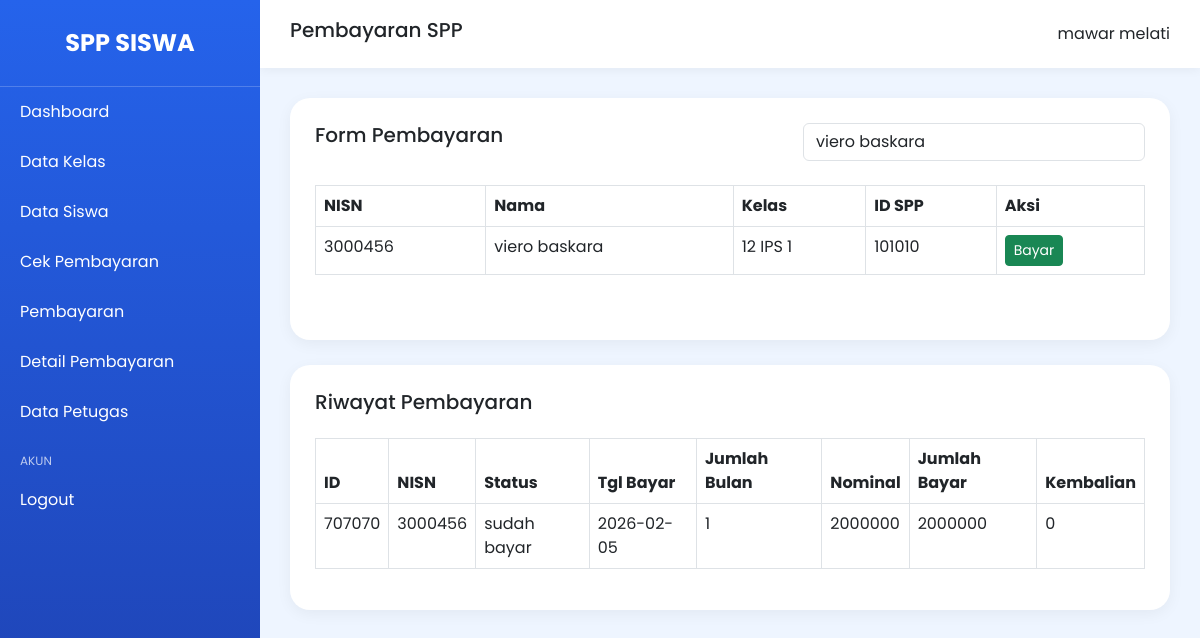
Page /modul/pembayaran/index.php?cari=viero baskara (signed in) on the committed database.
### tables this page shows
CREATE TABLE `tb_siswa` (
  `nisn` varchar(10) NOT NULL,
  `nis` varchar(10) DEFAULT NULL,
  `nama` varchar(50) DEFAULT NULL,
  `id_kelas` varchar(11) DEFAULT NULL,
  `nama_kelas` varchar(10) DEFAULT NULL,
  `alamat` text DEFAULT NULL,
  `no_telp` varchar(13) DEFAULT NULL,
  `id_spp` varchar(40) DEFAULT NULL
);

CREATE TABLE `tb_pembayaran` (
  `id_pembayaran` varchar(11) NOT NULL,
  `status` enum('belum bayar','sudah bayar','','') NOT NULL,
  `nisn` varchar(10) NOT NULL,
  `tgl_bayar` date NOT NULL,
  `tgl_terakhir_bayar` date NOT NULL,
  `batas_pembayaran` date NOT NULL,
  `jumlah_bulan` varchar(10) NOT NULL,
  `id_spp` varchar(40) NOT NULL,
  `nominal_bayar` varchar(100) NOT NULL,
  `jumlah_bayar` varchar(40) NOT NULL,
  `kembalian` varchar(100) NOT NULL
);

### modul/pembayaran/index.php (the view, shortened to what this page needs)
<?php
include '../../config/koneksi.php';
$cari = '';
if (isset($_GET['cari'])) {
    $cari = $_GET['cari'];
}
$data = mysqli_query($conn, "
    SELECT * FROM tb_siswa
    WHERE
    nama LIKE '%$cari%'
    OR nisn LIKE '%$cari%'
");
$pembayaran = mysqli_query($conn, "
    SELECT * FROM tb_pembayaran
");
?>
<!DOCTYPE html>
<html>
<head>
    <link href="https://cdn.jsdelivr.net/npm/bootstrap@5.3.0/dist/css/bootstrap.min.css" rel="stylesheet">
</head>
<body>
<div class="wrapper">
    <div class="sidebar">
        <div class="brand">
            SPP SISWA
        </div>
        <a href="../../index.php">Dashboard</a>
        <a href="../data kelas/index.php">Data Kelas</a>
        <a href="../data siswa/index.php">Data Siswa</a>
        <a href="../cek pembayaran/index.php">Cek Pembayaran</a>
        <a href="../pembayaran/index.php">Pembayaran</a>
        <a href="../detail pembayaran/index.php">Detail Pembayaran</a>
        <a href="../data petugas/index.php">Data Petugas</a>
        <div class="menu-title">AKUN</div>
        <a href="../../logout.php">Logout</a>
    </div>
    <div class="content">
        <div class="navbar-custom">
            <h5>Pembayaran SPP</h5>
            <div>
                <?= $_SESSION['nama_petugas']; ?>
            </div>
        </div>
        <div class="main-content">
            <div class="card-box">
                <div class="d-flex justify-content-between mb-4">
                    <h5>Form Pembayaran</h5>
                    <form method="GET">
                        <input
                            type="text"
                            name="cari"
                            class="form-control"
                            placeholder="Cari siswa / NISN"
                            value="<?= $cari; ?>"
                        >
                    </form>
                </div>
                <div class="table-responsive mb-4">
                    <table class="table table-bordered table-hover">
                        <thead>
                            <tr>
                                <th>NISN</th>
                                <th>Nama</th>
                                <th>Kelas</th>
                                <th>ID SPP</th>
                                <th>Aksi</th>
                            </tr>
                        </thead>
                        <tbody>
                        <?php while($d = mysqli_fetch_array($data)) { ?>
                            <tr>
                                <td><?= $d['nisn']; ?></td>
                                <td><?= $d['nama']; ?></td>
                                <td><?= $d['nama_kelas']; ?></td>
                                <td><?= $d['id_spp']; ?></td>
                                <td>
                                    <button
                                        class="btn btn-success btn-sm"
                                        data-bs-toggle="modal"
                                        data-bs-target="#bayar<?= $d['nisn']; ?>"
                                    >
                                        Bayar
                                    </button>
                                </td>
                            </tr>
                        <?php } ?>
                        </tbody>
                    </table>
                </div>
            </div>
            <div class="card-box">
                <h5 class="mb-4">
                    Riwayat Pembayaran
                </h5>
                <div class="table-responsive">
                    <table class="table table-bordered table-hover">
                        <thead>
                            <tr>
                                <th>ID</th>
                                <th>NISN</th>
                                <th>Status</th>
                                <th>Tgl Bayar</th>
                                <th>Jumlah Bulan</th>
                                <th>Nominal</th>
                                <th>Jumlah Bayar</th>
                                <th>Kembalian</th>
                            </tr>
                        </thead>
                        <tbody>
                        <?php while($p = mysqli_fetch_array($pembayaran)) { ?>
                            <tr>
                                <td><?= $p['id_pembayaran']; ?></td>
                                <td><?= $p['nisn']; ?></td>
                                <td><?= $p['status']; ?></td>
                                <td><?= $p['tgl_bayar']; ?></td>
                                <td><?= $p['jumlah_bulan']; ?></td>
                                <td><?= $p['nominal_bayar']; ?></td>
                                <td><?= $p['jumlah_bayar']; ?></td>
                                <td><?= $p['kembalian']; ?></td>
                            </tr>
                        <?php } ?>
                        </tbody>
                    </table>
                </div>
            </div>
        </div>
    </div>
</div>
</body>
</html>

### modul/pembayaran/index.php (style rules this page uses)
body { margin:0; font-family:'Poppins', sans-serif; background:#eef5ff; }
.wrapper { display:flex; }
.sidebar { width:260px; min-height:100vh; background:linear-gradient(180deg,#2563eb,#1e40af); position:fixed; color:white; }
.brand { padding:25px; text-align:center; font-size:24px; font-weight:700; border-bottom:1px solid rgba(255,255,255,0.2); }
.menu-title { padding:15px 20px 5px; font-size:12px; opacity:0.7; }
.sidebar a { display:block; color:white; text-decoration:none; padding:13px 20px; transition:0.3s; }
.content { margin-left:260px; width:100%; }
.navbar-custom { background:white; padding:18px 30px; display:flex; justify-content:space-between; align-items:center; box-shadow:0 2px 10px rgba(0,0,0,0.05); }
.main-content { padding:30px; }
.card-box { background:white; border-radius:20px; padding:25px; box-shadow:0 4px 15px rgba(0,0,0,0.05); margin-bottom:25px; }
.table thead { background:#2563eb; color:white; }

### rows in the picture
tb_siswa: nisn "3000456", nama "viero baskara", nama_kelas "12 IPS 1", id_spp "101010"
tb_pembayaran: id_pembayaran "707070", nisn "3000456", status "sudah bayar", tgl_bayar "2026-02-05", jumlah_bulan "1", nominal_bayar "2000000", jumlah_bayar "2000000", kembalian "0"

### other values in the picture
$_SESSION['nama_petugas'] "mawar melati"
